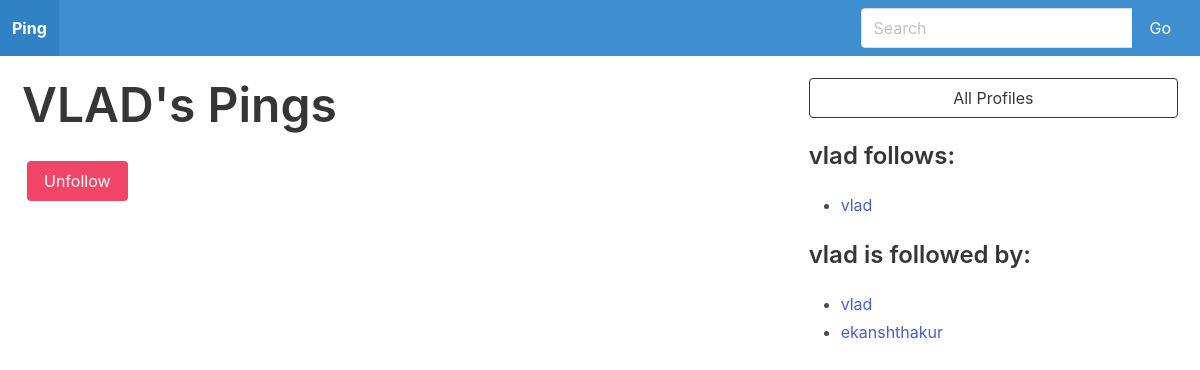
/profile/10 (signed in), run on the app's committed database.
### Ping/models.py (models this page shows)
class Profile(models.Model):
    user = models.OneToOneField(User, on_delete =models.CASCADE)
    follows = models.ManyToManyField(
        "self",
        related_name = "followed_by",
        symmetrical= False,
        blank = True
    )
    def __str__(self):
        return self.user.username

### Ping/views.py (the view, shortened to what this page needs)
# urls.py: path('profile/<int:pk>', profile, name = 'profile'),
def profile(request,pk ):
    if not hasattr(request.user , 'profile'):
        missing_profile = Profile(user = request.user)
        missing_profile.save()
    profile = Profile.objects.get(pk=pk)
    return render(request, 'profile.html', {"profile" : profile})

### templates/profile.html (shortened to what this page needs)
{% extends 'base.html' %} {% block content %}
<div class="columns is-vcentered" style="
    display: flex;
    align-items: start;
    margin: 10px;
    justify-content: space-evenly;
  ">
  <div class="column is-two-thirds">
    <div class="block">
      <h1 class="title is-1">{{profile.user.username|upper}}'s Pings</h1>
      <form action="" method="post">
        <div class="buttons has-addons" style="padding: 5px;">
          {% if profile in user.profile.follows.all %}
          <button class="button is-danger " name="follows" value="unfollow">Unfollow</button>
          {% else %}
          <button class="button is-success " name="follows" value="follow">Follow</button>
          {% endif %}
        </div>
      </form>
    </div>
  </div>
<div class="column is-one-third">
  <div class="block">
    <a href="{% url 'profile_list' %}">
      <button class="button is-dark is-outlined is-fullwidth">
        All Profiles
      </button>
    </a>
  </div>
  <div class="block">
    <h3 class="title is-4">{{profile.user.username}} follows:</h3>
    <div class="content">
      <ul>
        {% for following in profile.follows.all %}
        <li>
          <a href="{% url 'profile' following.id %}"> {{ following }} </a>
        </li>
        {% endfor %}
      </ul>
    </div>
  </div>
  <div class="block">
    <h3 class="title is-4">{{profile.user.username}} is followed by:</h3>
    <div class="content">
      <ul>
        {% for follower in profile.followed_by.all %}
        <li>
          <a href="{% url 'profile' follower.id%}"> {{ follower }} </a>
        </li>
        {% endfor %}
      </ul>
    </div>
  </div>
</div>
</div>
</div>
{% endblock content %}

### data on the page
Profile: user.username "VLAD", user.username "vlad"
Profile: user.username "ekanshthakur"
